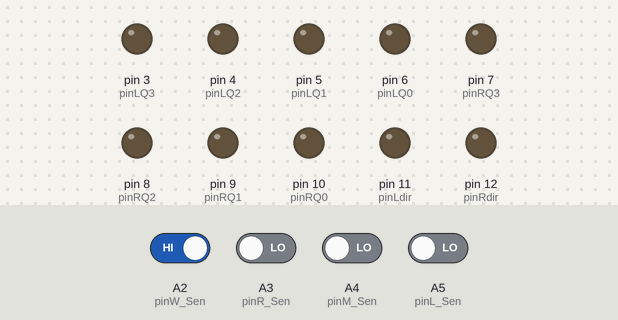
The sketch below on a simulated Arduino Uno, built with avr-gcc and run on an emulated ATmega328P. Shown: output pins drawn as LEDs (lit = HIGH). Dashed ring = blinking. The test bench sets the inputs (shaded band); at power-on: A2 (pinW_Sen) HIGH, A3 (pinR_Sen), A4 (pinM_Sen), A5 (pinL_Sen) LOW.

Above: at 1.2 s.
1.3 s: A2 (pinW_Sen) driven LOW
At 1.9 s:
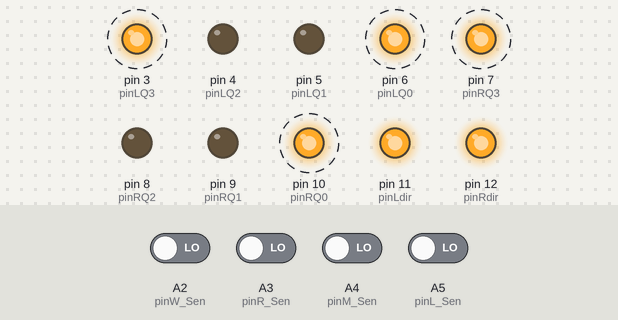
At 2.6 s:
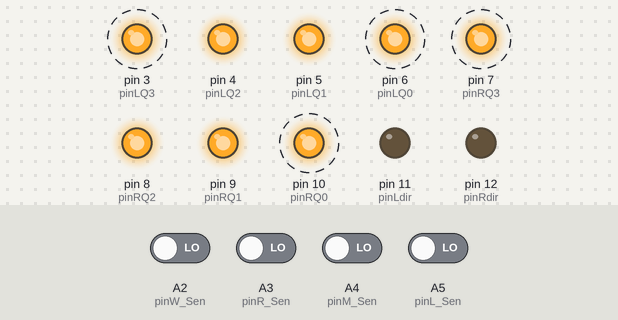
Timing chart, 0 to 4.3 s (numbered marks = the images above; inputs shaded):
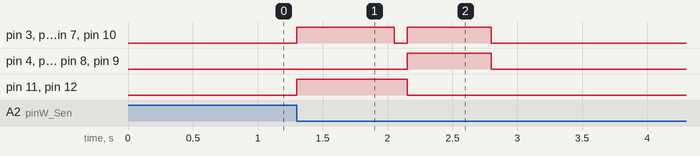

The sketch:

final.ino
```cpp
/*
 Author: Lawrence
 */

// assign meaningful names to those pins that will be used
#define pinL_Sen A5           //pin A5
#define pinM_Sen A4           //pin A4
#define pinR_Sen A3           //pin A3
#define pinW_Sen A2           //pin A2

#define pinLQ3 3              //pin D3
#define pinLQ2 4              //pin D4
#define pinLQ1 5              //pin D5
#define pinLQ0 6              //pin D6

#define pinRQ3 7              //pin D7
#define pinRQ2 8              //pin D8
#define pinRQ1 9              //pin D9
#define pinRQ0 10             //pin D10

#define pinLdir 11            //pin D11
#define pinRdir 12            //pin D12

//define variables to be used in script
int L_Sen = 1;
int M_Sen = 1;
int R_Sen = 1;
int W_Sen = 1;
int i = 0;
int j = 0;
bool k = 0;

//the function for different speed
void Lstopsp() {
  digitalWrite(pinLQ3, LOW);
  digitalWrite(pinLQ2, LOW);
  digitalWrite(pinLQ1, LOW);
  digitalWrite(pinLQ0, LOW);

}
void Rstopsp() {
  digitalWrite(pinRQ3, LOW);
  digitalWrite(pinRQ2, LOW);
  digitalWrite(pinRQ1, LOW);
  digitalWrite(pinRQ0, LOW);
}

void Lfullforwardsp() {
  digitalWrite(pinLQ3, HIGH);
  digitalWrite(pinLQ2, HIGH);
  digitalWrite(pinLQ1, HIGH);
  digitalWrite(pinLQ0, HIGH);

}

void Rfullforwardsp() {
  digitalWrite(pinRQ3, HIGH);
  digitalWrite(pinRQ2, HIGH);
  digitalWrite(pinRQ1, HIGH);
  digitalWrite(pinRQ0, HIGH);
}

void Lhalfforwardsp() {
  digitalWrite(pinLQ3, HIGH);
  digitalWrite(pinLQ2, LOW);
  digitalWrite(pinLQ1, LOW);
  digitalWrite(pinLQ0, HIGH);
}

void Rhalfforwardsp() {
  digitalWrite(pinRQ3, HIGH);
  digitalWrite(pinRQ2, LOW);
  digitalWrite(pinRQ1, LOW);
  digitalWrite(pinRQ0, HIGH);
}

// the setup function runs once when you press reset or power the board
void setup() {
  // define pins as input and output.
  pinMode(pinL_Sen, INPUT);
  pinMode(pinM_Sen, INPUT);
  pinMode(pinR_Sen, INPUT);
  pinMode(pinW_Sen, INPUT);

  pinMode(pinLQ3, OUTPUT);
  pinMode(pinLQ2, OUTPUT);
  pinMode(pinLQ1, OUTPUT);
  pinMode(pinLQ0, OUTPUT);

  pinMode(pinRQ3, OUTPUT);
  pinMode(pinRQ2, OUTPUT);
  pinMode(pinRQ1, OUTPUT);
  pinMode(pinRQ0, OUTPUT);

  pinMode(pinLdir, OUTPUT);
  pinMode(pinRdir, OUTPUT);

  // initialize output pins.
  digitalWrite(pinLQ3, LOW);
  digitalWrite(pinLQ2, LOW);
  digitalWrite(pinLQ1, LOW);
  digitalWrite(pinLQ0, LOW);
  digitalWrite(pinRQ3, LOW);
  digitalWrite(pinRQ2, LOW);
  digitalWrite(pinRQ1, LOW);
  digitalWrite(pinRQ0, LOW);
  digitalWrite(pinLdir, LOW);        // HIGH: move forward
  digitalWrite(pinRdir, LOW);        // LOW:  move backward
}

void fullforward() {
  digitalWrite(pinLdir, HIGH);
  digitalWrite(pinRdir, HIGH);
  Lfullforwardsp();
  Rfullforwardsp();

}
void halfforward() {
  digitalWrite(pinLdir, HIGH);
  digitalWrite(pinRdir, HIGH);
  Lhalfforwardsp();
  Rhalfforwardsp();

}

void halfbackward() {
  digitalWrite(pinLdir, LOW);
  digitalWrite(pinRdir, LOW);
  Lfullforwardsp();
  Rfullforwardsp();

}

void left() {
  digitalWrite(pinLdir, LOW);
  digitalWrite(pinRdir, HIGH);
  Lstopsp();
  Rhalfforwardsp();
}

void right() {
  digitalWrite(pinLdir, HIGH);
  digitalWrite(pinRdir, LOW);
  Rstopsp();
  Lhalfforwardsp();
}

void hardleft() {
  digitalWrite(pinLdir, LOW);
  digitalWrite(pinRdir, HIGH);
  Lhalfforwardsp();
  Rhalfforwardsp();

}

void hardright() {
  digitalWrite(pinLdir, HIGH);
  digitalWrite(pinRdir, LOW);
  Rhalfforwardsp();
  Lhalfforwardsp();

}

void stopsp() {
  digitalWrite(pinLdir, HIGH);
  digitalWrite(pinRdir, HIGH);
  Lstopsp();
  Rstopsp();
}

void turn(){
    if ((i == 1)||(i == 2)){
      hardleft();
    }

    if(i == 3){
      hardright();
    }


}

void normal() {
  if (L_Sen && !M_Sen && R_Sen) { //forward
         fullforward();
      }

      if (!L_Sen && !M_Sen && R_Sen) { //hardleft
         hardleft();

      }

      if (L_Sen && !M_Sen && !R_Sen) { //hardright
         hardright();

      }
      if (!L_Sen && M_Sen && R_Sen) {  //left
         hardleft();
      }
      if (L_Sen && M_Sen && !R_Sen) {  //right
         hardright();
      }

     if (!L_Sen && ! M_Sen && !R_Sen){
        halfforward();
     }


     if (!L_Sen  && M_Sen && !R_Sen  ) {   //testing
        i += 1 ;
        turn();
        delay(250);

      }

}
// the loop function runs over and over again forever
void loop() {

  L_Sen = digitalRead(pinL_Sen);
  M_Sen = digitalRead(pinM_Sen);
  R_Sen = digitalRead(pinR_Sen);
  W_Sen = digitalRead(pinW_Sen);
      if (j == 1) {
        normal();
      }
      if (j == 2) {
        Lstopsp();
        Rstopsp();
        delay(100);
        halfbackward();
        delay(650);
        Lstopsp();
        Rstopsp();
        j++;
      }

      if (j == 0) {
        Lstopsp();
        Rstopsp();
      }
    if (!W_Sen) {
      j++;
      if (j == 1) {
        halfforward();
        delay(250);
      }
      delay(250);
    }

}
```

Measured:
- after the input at 1.3 s, pin 3 (pinLQ3): alternates HIGH for 0.70 s and LOW for 0.10 s, 4 changes in all, then stays LOW, starting at once; pin 4 (pinLQ2): LOW → HIGH after 0.85 s, → LOW 0.65 s later
